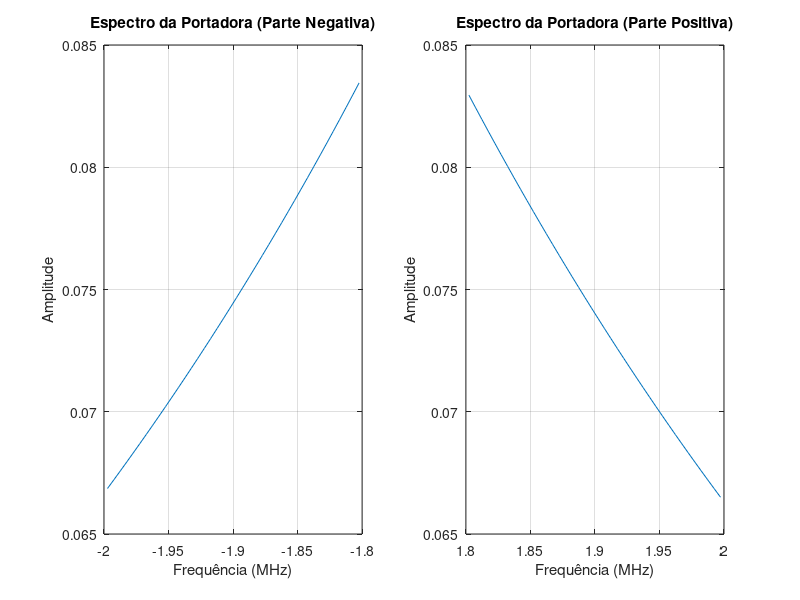

Here is the MATLAB script that generated this plot:
% Definindo parâmetros
fc = 0.5e6; 
fsamp = 50e6; 
t0 = 0; 
tf = 200e-6; 

% Definindo o intervalo de tempo
t = t0:1/fsamp:tf; 

% Calculando a portadora
ct = cos(2 * pi * fc * t);

% Espectro da portadora
n = length(ct);
f = (-n/2:n/2-1) * (fsamp/n) / 1e6;  
C = abs(fftshift(fft(ct)));

% Plotando separadamente 
figure;
subplot(1, 2, 1);
plot(f(f >= -2 & f <= -1.8), C(f >= -2 & f <= -1.8));
title('Espectro da Portadora (Parte Negativa)');
xlabel('Frequência (MHz)');
ylabel('Amplitude');
xlim([-2, -1.8]);
grid on;

subplot(1, 2, 2);
plot(f(f >= 1.8 & f <= 2), C(f >= 1.8 & f <= 2));
title('Espectro da Portadora (Parte Positiva)');
xlabel('Frequência (MHz)');
ylabel('Amplitude');
xlim([1.8, 2]);
grid on;

